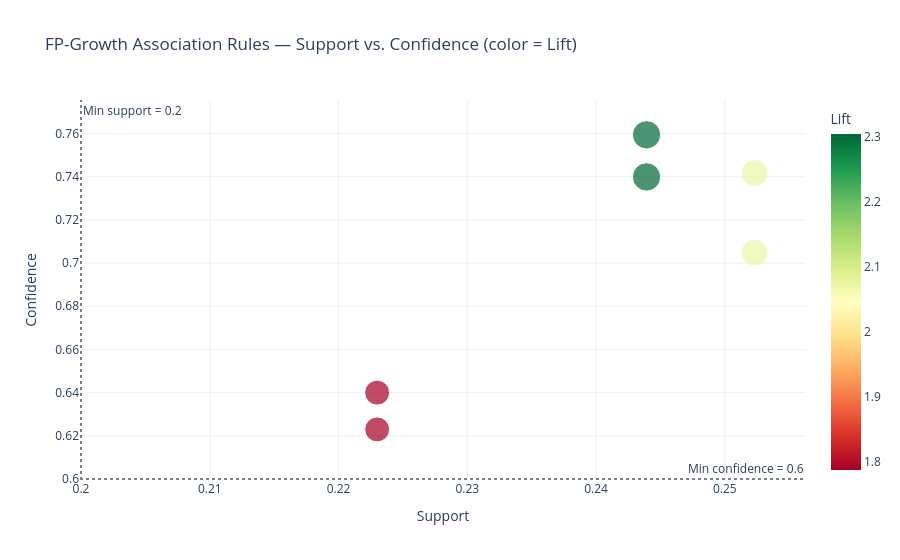
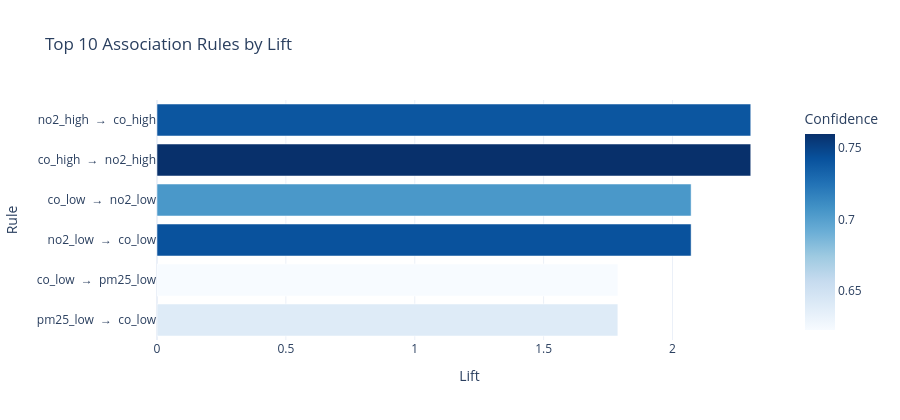

Write notebook code for charts like these, in order.
### Code cell
# ── Step 5: Visualize association rules — Support vs. Confidence, colored by Lift
# Lift > 1.0 means the rule is stronger than random chance.

rules_plot = rules_display.copy()
rules_plot['Rule'] = rules_plot['Antecedent (X)'] + '  →  ' + rules_plot['Consequent (Y)']

fig_rules = px.scatter(
    rules_plot,
    x='Support', y='Confidence',
    color='Lift',
    size='Lift',
    hover_name='Rule',
    color_continuous_scale='RdYlGn',
    title='FP-Growth Association Rules — Support vs. Confidence (color = Lift)',
    labels={'Support': 'Support', 'Confidence': 'Confidence', 'Lift': 'Lift'},
    template='plotly_white'
)
fig_rules.add_hline(y=MIN_CONFIDENCE, line_dash='dot', line_color='grey',
                    annotation_text=f'Min confidence = {MIN_CONFIDENCE}')
fig_rules.add_vline(x=MIN_SUPPORT, line_dash='dot', line_color='grey',
                    annotation_text=f'Min support = {MIN_SUPPORT}')
fig_rules.show()

# ── Top rules by Lift (bar chart) ──────────────────────────────────────────────
top_rules = rules_plot.nlargest(10, 'Lift')
fig_top = px.bar(
    top_rules, x='Lift', y='Rule', orientation='h',
    color='Confidence',
    color_continuous_scale='Blues',
    title='Top 10 Association Rules by Lift',
    template='plotly_white',
    height=420
)
fig_top.update_layout(yaxis={'categoryorder': 'total ascending'})
fig_top.show()

### Figure 1 — Plotly figure (JSON) as saved in the notebook; plotly's stock layout.template omitted (floating-point values rounded to 4 significant figures)
{"data": [{"hovertemplate": "<b>%{hovertext}</b><br><br>Support=%{x}<br>Confidence=%{y}<br>Lift=%{marker.color}<extra></extra>", "hovertext": ["co_high  →  no2_high", "no2_high  →  co_high", "no2_low  →  co_low", "co_low  →  no2_low", "pm25_low  →  co_low", "co_low  →  pm25_low"], "legendgroup": "", "marker": {"color": [2.304, 2.304, 2.072, 2.072, 1.788, 1.788], "coloraxis": "coloraxis", "size": [2.304, 2.304, 2.072, 2.072, 1.788, 1.788], "sizemode": "area", "sizeref": 0.005759, "symbol": "circle"}, "mode": "markers", "name": "", "orientation": "v", "showlegend": false, "type": "scatter", "x": [0.2439, 0.2439, 0.2523, 0.2523, 0.223, 0.223], "xaxis": "x", "y": [0.7594, 0.7399, 0.7418, 0.7049, 0.64, 0.623], "yaxis": "y"}], "layout": {"annotations": [{"showarrow": false, "text": "Min confidence = 0.6", "x": 1, "xanchor": "right", "xref": "x domain", "y": 0.6, "yanchor": "bottom", "yref": "y"}, {"showarrow": false, "text": "Min support = 0.2", "x": 0.2, "xanchor": "left", "xref": "x", "y": 1, "yanchor": "top", "yref": "y domain"}], "coloraxis": {"colorbar": {"title": {"text": "Lift"}}, "colorscale": [[0, "rgb(165,0,38)"], [0.1, "rgb(215,48,39)"], [0.2, "rgb(244,109,67)"], [0.3, "rgb(253,174,97)"], [0.4, "rgb(254,224,139)"], [0.5, "rgb(255,255,191)"], [0.6, "rgb(217,239,139)"], [0.7, "rgb(166,217,106)"], [0.8, "rgb(102,189,99)"], [0.9, "rgb(26,152,80)"], [1, "rgb(0,104,55)"]]}, "legend": {"itemsizing": "constant", "tracegroupgap": 0}, "shapes": [{"line": {"color": "grey", "dash": "dot"}, "type": "line", "x0": 0, "x1": 1, "xref": "x domain", "y0": 0.6, "y1": 0.6, "yref": "y"}, {"line": {"color": "grey", "dash": "dot"}, "type": "line", "x0": 0.2, "x1": 0.2, "xref": "x", "y0": 0, "y1": 1, "yref": "y domain"}], "title": {"text": "FP-Growth Association Rules — Support vs. Confidence (color = Lift)"}, "xaxis": {"anchor": "y", "domain": [0, 1], "title": {"text": "Support"}}, "yaxis": {"anchor": "x", "domain": [0, 1], "title": {"text": "Confidence"}}}}

### Figure 2 — Plotly figure (JSON) as saved in the notebook; plotly's stock layout.template omitted (floating-point values rounded to 4 significant figures)
{"data": [{"hovertemplate": "Lift=%{x}<br>Rule=%{y}<br>Confidence=%{marker.color}<extra></extra>", "legendgroup": "", "marker": {"color": [0.7594, 0.7399, 0.7418, 0.7049, 0.64, 0.623], "coloraxis": "coloraxis", "pattern": {"shape": ""}}, "name": "", "orientation": "h", "showlegend": false, "textposition": "auto", "type": "bar", "x": [2.304, 2.304, 2.072, 2.072, 1.788, 1.788], "xaxis": "x", "y": ["co_high  →  no2_high", "no2_high  →  co_high", "no2_low  →  co_low", "co_low  →  no2_low", "pm25_low  →  co_low", "co_low  →  pm25_low"], "yaxis": "y"}], "layout": {"barmode": "relative", "coloraxis": {"colorbar": {"title": {"text": "Confidence"}}, "colorscale": [[0, "rgb(247,251,255)"], [0.125, "rgb(222,235,247)"], [0.25, "rgb(198,219,239)"], [0.375, "rgb(158,202,225)"], [0.5, "rgb(107,174,214)"], [0.625, "rgb(66,146,198)"], [0.75, "rgb(33,113,181)"], [0.875, "rgb(8,81,156)"], [1, "rgb(8,48,107)"]]}, "height": 420, "legend": {"tracegroupgap": 0}, "title": {"text": "Top 10 Association Rules by Lift"}, "xaxis": {"anchor": "y", "domain": [0, 1], "title": {"text": "Lift"}}, "yaxis": {"anchor": "x", "categoryorder": "total ascending", "domain": [0, 1], "title": {"text": "Rule"}}}}
